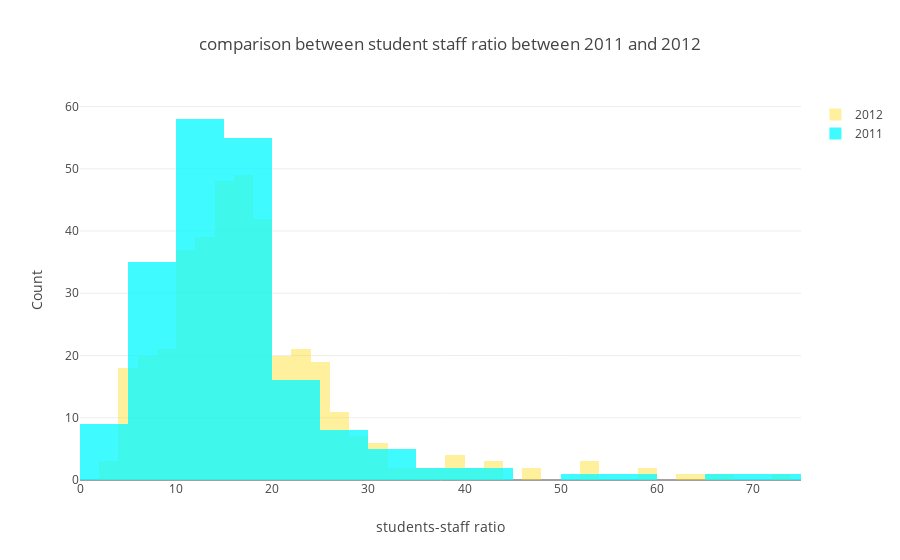

Write notebook code for a chart like this one.
### Code cell
data=[trace2,trace1]
layout=dict(barmode='overlay',xaxis=dict(title='students-staff ratio'),yaxis=dict(title='Count'),
            title="comparison between student staff ratio between 2011 and 2012")
fig=dict(data=data,layout=layout)
iplot(fig)

### Figure 1 — Plotly figure (JSON) as saved in the notebook; plotly's stock layout.template omitted (floating-point values rounded to 4 significant figures; data arrays with more than 128 entries replaced by an {"elided": "..."} marker saying what was removed)
{"data": [{"marker": {"color": "rgba(255, 219, 15, 0.8)"}, "name": "2012", "opacity": 0.5, "type": "histogram", "uid": "f97a198b-5c2c-4519-86a1-35def04d91c4", "x": {"elided": "402 float values"}}, {"marker": {"color": "rgba(15, 251, 255, 0.8)"}, "name": "2011", "opacity": 1, "type": "histogram", "uid": "2c762e2c-0f34-467a-bcc9-eadf7cf753e3", "x": {"elided": "200 float values"}}], "layout": {"barmode": "overlay", "title": "comparison between student staff ratio between 2011 and 2012", "xaxis": {"title": "students-staff ratio"}, "yaxis": {"title": "Count"}}}
